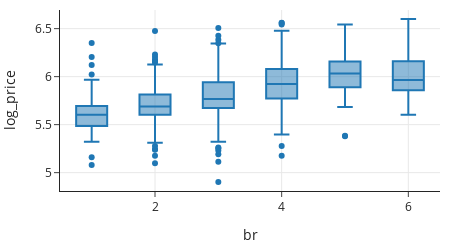

Notebook cell for this chart:
### Markdown cell above
Now, let's fit a model with two categorical variables: the number of bedrooms and the city. Recall that we earlier reassigned the count of bedrooms that were above 6 to 6, which essentially collapses 6, 7, 8, ... into the category, 6+. We can see this relationship in the box plots of price (log \$) by the number of bedrooms:

### Code cell
px.box(sfh, x="br", y="log_price",
      width=450, height=250)

### Figure 1 — Plotly figure (JSON) as saved in the notebook; plotly's stock layout.template omitted (floating-point values rounded to 4 significant figures; data arrays with more than 128 entries replaced by an {"elided": "..."} marker saying what was removed)
{"data": [{"alignmentgroup": "True", "hovertemplate": "br=%{x}<br>log_price=%{y}<extra></extra>", "legendgroup": "", "marker": {"color": "#1F77B4"}, "name": "", "notched": false, "offsetgroup": "", "orientation": "v", "showlegend": false, "type": "box", "x": {"elided": "2667 int values"}, "x0": " ", "xaxis": "x", "y": {"elided": "2667 float values"}, "y0": " ", "yaxis": "y"}], "layout": {"boxmode": "group", "height": 250, "legend": {"tracegroupgap": 0}, "width": 450, "xaxis": {"anchor": "y", "autorange": true, "domain": [0, 1], "range": [0.5, 6.5], "title": {"text": "br"}, "type": "linear"}, "yaxis": {"anchor": "x", "autorange": true, "domain": [0, 1], "range": [4.809, 6.694], "title": {"text": "log_price"}, "type": "linear"}}}
